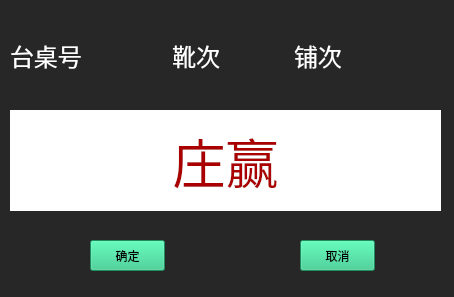
<?xml version="1.0" encoding="UTF-8"?>
<ui version="4.0">
 <class>Form</class>
 <widget class="QWidget" name="Form">
  <property name="geometry">
   <rect>
    <x>0</x>
    <y>0</y>
    <width>454</width>
    <height>297</height>
   </rect>
  </property>
  <property name="windowTitle">
   <string>Form</string>
  </property>
  <property name="styleSheet">
   <string notr="true">background-color: rgb(39, 39, 39);</string>
  </property>
  <widget class="QLabel" name="label_result">
   <property name="geometry">
    <rect>
     <x>10</x>
     <y>110</y>
     <width>431</width>
     <height>101</height>
    </rect>
   </property>
   <property name="font">
    <font>
     <family>方正粗黑宋简体</family>
     <pointsize>40</pointsize>
    </font>
   </property>
   <property name="styleSheet">
    <string notr="true">background-color: rgb(255, 255, 255);
color: rgb(170, 0, 0);</string>
   </property>
   <property name="text">
    <string>庄赢</string>
   </property>
   <property name="alignment">
    <set>Qt::AlignCenter</set>
   </property>
  </widget>
  <widget class="QPushButton" name="pu_enter">
   <property name="geometry">
    <rect>
     <x>90</x>
     <y>240</y>
     <width>75</width>
     <height>31</height>
    </rect>
   </property>
   <property name="styleSheet">
    <string notr="true">background-color: rgb(40, 197, 132);</string>
   </property>
   <property name="text">
    <string>确定</string>
   </property>
  </widget>
  <widget class="QPushButton" name="pu_cancel">
   <property name="geometry">
    <rect>
     <x>300</x>
     <y>240</y>
     <width>75</width>
     <height>31</height>
    </rect>
   </property>
   <property name="styleSheet">
    <string notr="true">background-color: rgb(40, 197, 132);</string>
   </property>
   <property name="text">
    <string>取消</string>
   </property>
  </widget>
  <widget class="QWidget" name="layoutWidget">
   <property name="geometry">
    <rect>
     <x>10</x>
     <y>40</y>
     <width>416</width>
     <height>31</height>
    </rect>
   </property>
   <layout class="QHBoxLayout" name="horizontalLayout">
    <item>
     <widget class="QLabel" name="label_2">
      <property name="font">
       <font>
        <family>方正粗黑宋简体</family>
        <pointsize>18</pointsize>
       </font>
      </property>
      <property name="styleSheet">
       <string notr="true">color: rgb(255, 255, 255);</string>
      </property>
      <property name="text">
       <string>台桌号</string>
      </property>
     </widget>
    </item>
    <item>
     <widget class="QLabel" name="label_desk_id">
      <property name="font">
       <font>
        <family>方正粗黑宋简体</family>
        <pointsize>18</pointsize>
       </font>
      </property>
      <property name="styleSheet">
       <string notr="true">color: rgb(255, 255, 0);</string>
      </property>
      <property name="text">
       <string/>
      </property>
     </widget>
    </item>
    <item>
     <widget class="QLabel" name="label_3">
      <property name="font">
       <font>
        <family>方正粗黑宋简体</family>
        <pointsize>18</pointsize>
       </font>
      </property>
      <property name="styleSheet">
       <string notr="true">color: rgb(255, 255, 255);</string>
      </property>
      <property name="text">
       <string>靴次</string>
      </property>
      <property name="alignment">
       <set>Qt::AlignRight|Qt::AlignTrailing|Qt::AlignVCenter</set>
      </property>
     </widget>
    </item>
    <item>
     <widget class="QLabel" name="label_boot">
      <property name="font">
       <font>
        <family>方正粗黑宋简体</family>
        <pointsize>18</pointsize>
       </font>
      </property>
      <property name="styleSheet">
       <string notr="true">color: rgb(255, 255, 0);</string>
      </property>
      <property name="text">
       <string/>
      </property>
     </widget>
    </item>
    <item>
     <widget class="QLabel" name="label_4">
      <property name="font">
       <font>
        <family>方正粗黑宋简体</family>
        <pointsize>18</pointsize>
       </font>
      </property>
      <property name="styleSheet">
       <string notr="true">color: rgb(255, 255, 255);</string>
      </property>
      <property name="text">
       <string>铺次</string>
      </property>
     </widget>
    </item>
    <item>
     <widget class="QLabel" name="label_pave">
      <property name="font">
       <font>
        <family>方正粗黑宋简体</family>
        <pointsize>18</pointsize>
       </font>
      </property>
      <property name="styleSheet">
       <string notr="true">color: rgb(255, 255, 0);</string>
      </property>
      <property name="text">
       <string/>
      </property>
     </widget>
    </item>
   </layout>
  </widget>
 </widget>
 <resources/>
 <connections/>
</ui>
